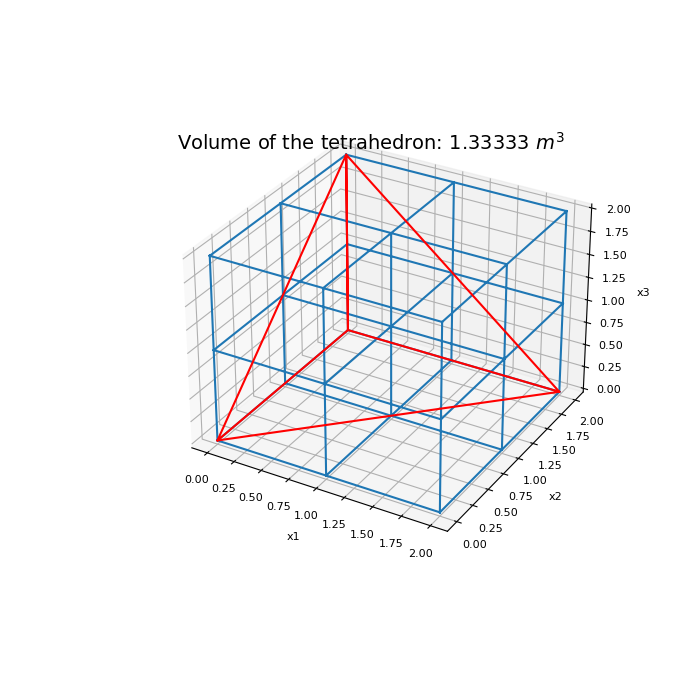

Write Python code to recreate this figure.
# Here we define a small 3D tensor mesh. 4 nodes are chosen to
# be the verticies of a tetrahedron. We compute the volume of this
# tetrahedron. Note that xyz locations for the verticies can be
# scattered and do not require regular spacing.

from discretize.utils import volume_tetrahedron
from discretize import TensorMesh
import numpy as np
import matplotlib.pyplot as plt
import matplotlib as mpl
mpl.rcParams.update({"font.size": 14})

# Define corners of a uniform cube

h = [1, 1]
mesh = TensorMesh([h, h, h])
xyz = mesh.nodes

# Specify the indicies of the corner points

A = np.array([0])
B = np.array([6])
C = np.array([8])
D = np.array([24])

# Compute volume for all tetrahedra and the extract first one

vol = volume_tetrahedron(xyz, A, B, C, D)
vol = vol[0]
vol
# array([1.33333333])

fig = plt.figure(figsize=(7, 7))
ax = fig.gca(projection='3d')
mesh.plot_grid(ax=ax)
k = [0, 6, 8, 0, 24, 6, 24, 8]
xyz_tetra = xyz[k, :]
ax.plot(xyz_tetra[:, 0], xyz_tetra[:, 1], xyz_tetra[:, 2], 'r')
ax.text(-0.25, 0., 3., 'Volume of the tetrahedron: {:g} $m^3$'.format(vol))
plt.show()
